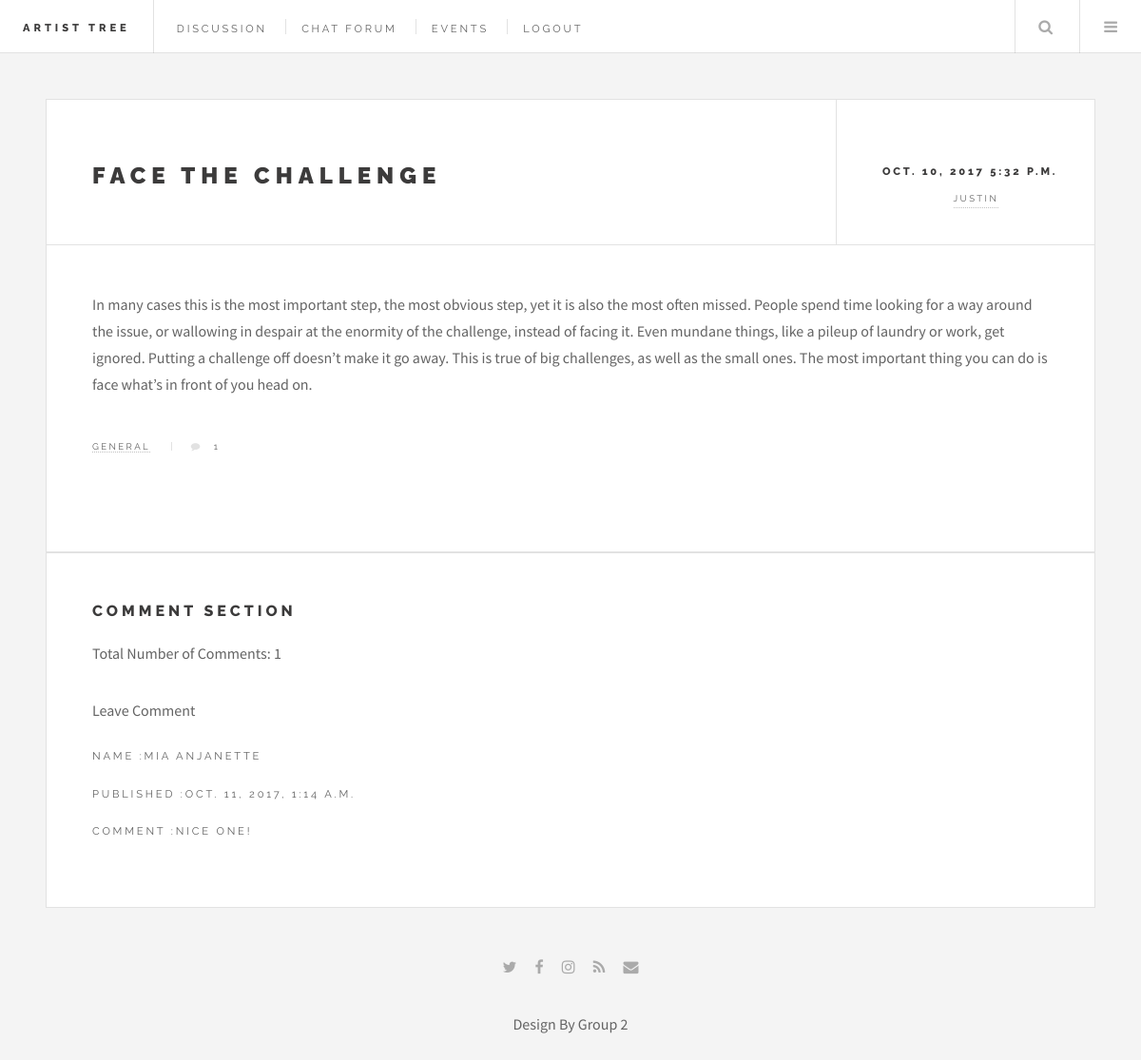
/artisttree/post/1/ (signed in), run on the app's committed database.
### artisttree/models.py (models this page shows, shortened)
class Post(models.Model):
    user = models.ForeignKey(User,related_name='user', on_delete=models.CASCADE)
    title = models.CharField(max_length=200)
    text = models.TextField()
    likes = models.IntegerField(default=False)
    date_posted = models.DateField(auto_now=True)
    time_posted = models.TimeField(auto_now=True)

class Comment(models.Model):
    post=models.ForeignKey(Post,related_name='comments')
    user=models.ForeignKey(User)
    created=models.DateTimeField(auto_now_add=True)
    body=models.TextField()
    approved =models.BooleanField(default=False)
    def approved(self):
        self.approved=True
        self.save()

### artisttree/views.py (the view)
# urls.py: url(r'^post/(?P<postdetail_id>[0-9]+)/$', views.postdetail, name='post'),
def postdetail(request, postdetail_id=1):
    comment=Comment.objects.all()
    post = Post.objects.get(id=postdetail_id)
    userprofileinfo = UserProfileInfo.objects.get(user_id=request.session['user_id'])
    return render(request, 'artisttree/post_detail.html',{'userprofilepic':userprofileinfo, 'post':post,'comment':comment,'like':like})

### artisttree/templates/artisttree/post_detail.html (shortened to what this page needs)
<!DOCTYPE HTML>
<html>
	<head>
		{% load staticfiles %}
		<link rel="stylesheet" type="text/css" href="{% static 'css/main (2).css' %}"/>
	</head>
	<body class="single">
			<div id="wrapper">
					<header id="header">
						<h1><a href="{% url 'artisttree:all' %}">Artist Tree</a></h1>
						<nav class="links">
							<ul>
								<li><a href="{% url 'artisttree:all' %}">Discussion</a></li>
								<li><a href="{% url 'artisttree:home' %}">Chat Forum</a></li>
								<li><a href="{% url 'artisttree:event' %}">Events</a></li>
								<li><a href="#">Logout</a></li>
							</ul>
						</nav>
						<nav class="main">
							<ul>
								<li class="search">
									<a class="fa-search" href="#search">Search</a>
								</li>
								<li class="menu">
									<a class="fa-bars" href="#menu">Menu</a>
								</li>
							</ul>
						</nav>
					</header>
					<div id="main">
							<article class="post">
								<header>
									<div class="title">
										<h2><a href="#">{{post.title}}</a></h2>
									</div>
									<div class="meta">
										<time class="published" datetime="2015-11-01">{{post.date_posted}} {{post.time_posted}}</time>
										<a href="#" class="author"><span class="name">{{post.user.first_name}}</span>
										{% if post.user.userprofileinfo.profile_pic %}
										<img src="{{ MEDIA_URL }}{{post.user.userprofileinfo.profile_pic.url }}" alt="" /></a>
										{% else %}
                        				<img src="{{ MEDIA_URL }}{{ 'profile_pics/user-256.png' }}" alt="">
                    					{% endif %}
									</div>
								</header>
								<p>{{post.text}}</p>
								<footer>
									<ul class="stats">
										<li><a href="#">General</a></li>
										<li><a href="#" class="icon fa-comment"> {{post.comments.count}}</a></li>
									</ul>
								</footer>
								<header>
										<div class="title">
										</div>
								</header>
								<header>
								</header>
									<div class="meta">
										<h1>Comment Section</h1>
										<p>Total Number of Comments: {{post.comments.count}}</p>
										<a href="/artisttree/post/{{post.id}}/comment"><p>Leave Comment</p></a>
										<header>
										{%for comment in post.comments.all%}
											<p>Name :{{comment.user.first_name}}</p>
											<p>Published :{{comment.created}}</p>
											<p>Comment :{{comment.body}}</p>
										<br>
										{%empty%}
											<p>There is no comments</p>
										{%endfor%}
										</header>
									</div>
							</article>
					</div>
					<section id="footer">
						<ul class="icons">
							<li><a href="http://www.twitter.com" class="fa-twitter"><span class="label">Twitter</span></a></li>
							<li><a href="http://www.facebook.com" class="fa-facebook"><span class="label">Facebook</span></a></li>
							<li><a href="https://www.instagram.com/" class="fa-instagram"><span class="label">Instagram</span></a></li>
							<li><a href="http://www.rss.com" class="fa-rss"><span class="label">RSS</span></a></li>
							<li><a href="http://www.envelope.com" class="fa-envelope"><span class="label">Email</span></a></li>
						</ul>
                          <div class="uipasta-credit">Design By Group 2</div>
					</section>
			</div>
	</body>
</html>

### data on the page
Post: title "FACE THE CHALLENGE", date_posted "OCT. 10, 2017", time_posted "5:32 P.M.", user.first_name "JUSTIN", text "In many cases this is the most important step, the most obvious step, yet it is also the most often missed. People spend time looking for a way around the issue, or wallowing in despair at the enormity of the challenge, instead of facing it. Even mundane things, like a pileup of laundry or work, get ignored. Putting a challenge off doesn’t make it go away. This is true of big challenges, as well as the small ones. The most important thing you can do is face what’s in front of you head on.", comments.count "1"
Comment: user.first_name "MIA ANJANETTE", created "OCT. 11, 2017, 1:14 A.M.", body "NICE ONE!"
